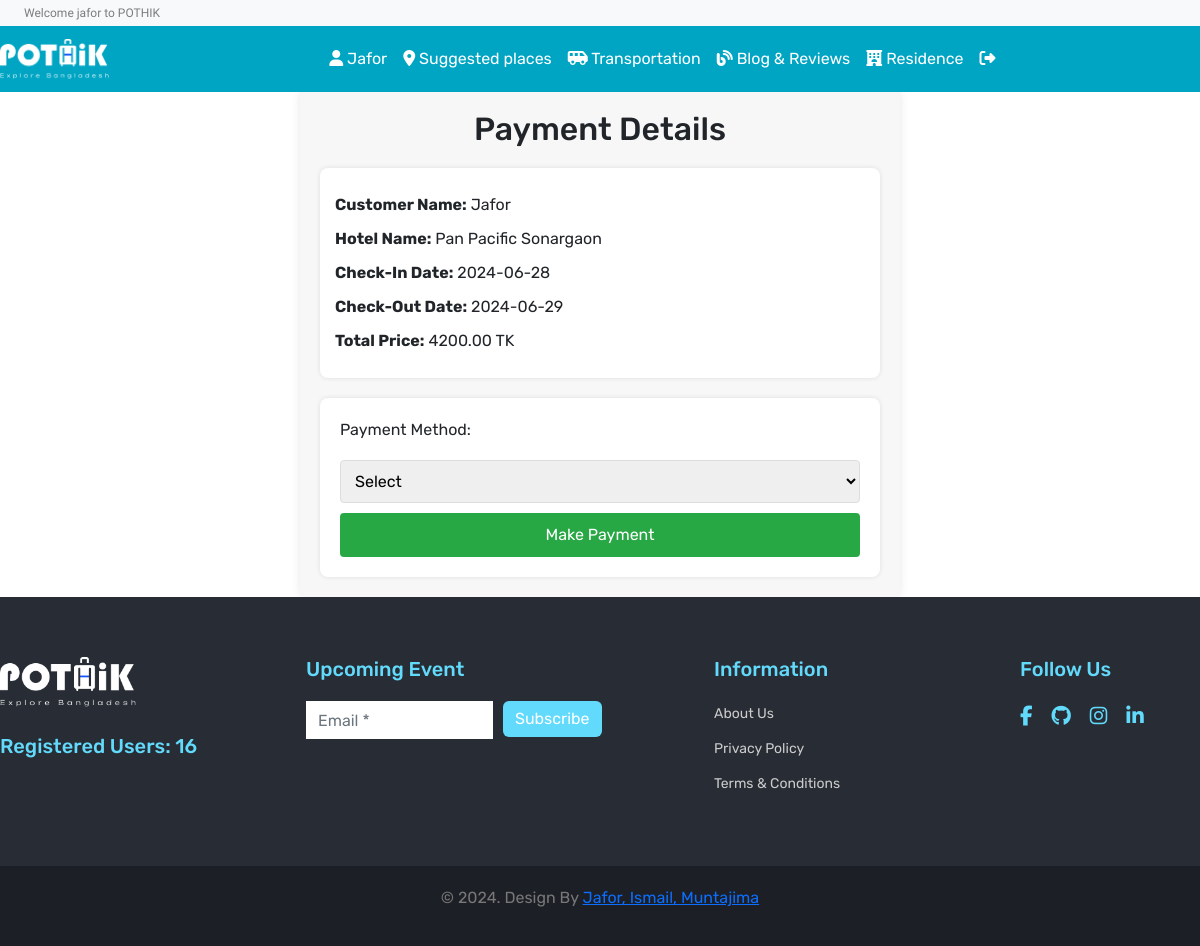
Screenshot of /paymenthotel.php?reservation_id=39 (signed in) with the database file from the repository.
### tables this page shows
CREATE TABLE `users` (
  `user_id` int(11) NOT NULL,
  `user_name` varchar(50) NOT NULL,
  `email` varchar(50) NOT NULL,
  `password` varchar(50) DEFAULT NULL,
  `number` text NOT NULL,
  `Fplace` varchar(20) NOT NULL,
  `address` varchar(50) NOT NULL,
  `verification_code` varchar(255) NOT NULL,
  `is_verify` int(10) NOT NULL DEFAULT 0
);

CREATE TABLE `reservations` (
  `reservation_id` int(11) NOT NULL,
  `user_id` int(255) NOT NULL,
  `hotel_id` int(255) NOT NULL,
  `check_in_date` date NOT NULL,
  `check_out_date` date NOT NULL,
  `total_price` decimal(10,2) NOT NULL
);

CREATE TABLE `hotel` (
  `hotel_id` int(255) NOT NULL,
  `name` varchar(255) NOT NULL,
  `location` varchar(255) NOT NULL,
  `availability_status` varchar(255) NOT NULL,
  `description` text NOT NULL,
  `rating` decimal(10,1) NOT NULL,
  `image_path` varchar(255) NOT NULL,
  `price` decimal(10,2) NOT NULL
);

### database/functions.php (called while the page is built, shortened)
<?php
function check_login($con)
{
	if(isset($_SESSION['user_id']))
	{
		$id = $_SESSION['user_id'];
		$query = "select * from users where user_id = '$id' limit 1";
		$result = mysqli_query($con,$query);
		if($result && mysqli_num_rows($result) > 0)
		{
			$user_data = mysqli_fetch_assoc($result);
			return $user_data;
		}
	}
	die;
}

### paymenthotel.php (the view, shortened to what this page needs)
<?php
include("header.php");
?>
<!DOCTYPE html>
<html lang="en">
<head>
</head>
<body>
<?php
if (isset($_GET['reservation_id'])) {
    $reservationId = intval($_GET['reservation_id']);
    $query = "SELECT
    reservations.*,
    hotel.name,
    hotel.price,
    users.user_name
FROM
    reservations
JOIN
    hotel
ON
    reservations.hotel_id = hotel.hotel_id
JOIN
    users
ON
    reservations.user_id = users.user_id
WHERE
    reservations.reservation_id = ?;";
    $stmt = $con->prepare($query);
    $stmt->bind_param("i", $reservationId);
    $stmt->execute();
    $result = $stmt->get_result();
    if ($result && $result->num_rows > 0) {
        $reservation = $result->fetch_assoc();
        $hotelName = $reservation['name'];
        $totalPrice = $reservation['total_price'];
        $checkIn = $reservation['check_in_date'];
        $checkOut = $reservation['check_out_date'];
        $user_name = $reservation['user_name'];
        echo "<div class='containe text-capitalize'>";
        echo "<h2>Payment Details</h2>";
        echo "<div class='details'>";
        echo "<p><b>Customer Name:</b> $user_name</p>";
        echo "<p><b>Hotel Name:</b> $hotelName</p>";
        echo "<p><b>Check-in Date:</b> $checkIn</p>";
        echo "<p><b>Check-out Date:</b> $checkOut</p>";
        echo "<p><b>Total Price:</b> $totalPrice TK</p>";
        echo "</div>";
        echo "<form id='payment_form' action='gpdf_pdf.php' method='post' class='payment-form'>";
        echo "<label for='payment_method'>Payment Method:</label>";
        echo "<select id='payment_method' name='payment_method' required class='payment-method-select'>";
        echo "<option value='' selected disabled>Select</option>";
        echo "</select>";
        echo "<input type='submit' value='Make Payment' class='payment-submit-btn'>";
        echo "</form>";
        echo "</div>";
    } else {
        echo "Reservation not found.";
    }
} else {
    echo "Invalid request.";
}
include("footer.php");
?>
</body>
</html>

### header.php (shortened to what this page needs)
<?php
include ("database/connection.php");
include ("database/functions.php");
$user_data = check_login($con);
?>
<!DOCTYPE html>
<html lang="en">
<head>
    <link href="https://cdn.jsdelivr.net/npm/bootstrap@5.2.1/dist/css/bootstrap.min.css" rel="stylesheet"
>
    <link rel="stylesheet" href="https://stackpath.bootstrapcdn.com/bootstrap/4.4.1/css/bootstrap.min.css"
>
    <link rel="stylesheet" href="https://cdnjs.cloudflare.com/ajax/libs/OwlCarousel2/2.3.4/assets/owl.carousel.min.css"
 />
    <link rel="stylesheet"
        href="https://cdnjs.cloudflare.com/ajax/libs/OwlCarousel2/2.3.4/assets/owl.theme.default.min.css"
 />
    <link rel="stylesheet" href="https://cdnjs.cloudflare.com/ajax/libs/font-awesome/5.13.0/css/all.min.css"
 />
    <link rel="stylesheet" href="https://cdnjs.cloudflare.com/ajax/libs/font-awesome/6.2.1/css/all.min.css">
    <link href="https://cdn.jsdelivr.net/npm/bootstrap@5.2.3/dist/css/bootstrap.min.css" rel="stylesheet"
>
    <link href="https://cdn.jsdelivr.net/npm/bootstrap@5.2.0-beta1/dist/css/bootstrap.min.css" rel="stylesheet"
>
    <link rel="stylesheet" href="style.css">
    <?php
    require ('functions.php');
    ?>
</head>
<body>
    <header id="header" class="fixed-top">
        <div class="strip d-flex justify-content-between px-4 py-1 bg-light shadow-sm">
            <p class="font-rale font-size-12 text-black-50 m-0 welcome-text">
                Welcome <?php echo $user_data['user_name']; ?> to POTHIK
            </p>
        </div>
        <nav class="navbar navbar-expand-lg navbar-dark color-second-bg">
            <a class="navbar-brand" href="./index.php">
                <img src="assets/icons/pothik 2.png" alt="POTHIK Logo" height="40px" class="animated-logo">
            </a>
            <div class="collapse navbar-collapse" id="navbarNav">
                <ul class="navbar-nav m-auto font-rubik">
                <li class="nav-item active">
                        <a class="nav-link text-capitalize hover-effect" href="./profile.php">
                        <i class="fa-solid fa-user"></i> <?php echo $user_data['user_name']; ?>
                        </a>
                    </li>
                    <li class="nav-item active">
                        <a class="nav-link hover-effect" href="./sugPlace.php"><i class="fa-solid fa-location-dot"></i>
                            Suggested places</a>
                    </li>
                    <li class="nav-item active">
                        <a class="nav-link hover-effect" href="./bus.php"><i class="fa-solid fa-van-shuttle"></i>
                            Transportation</a>
                    </li>
                    <li class="nav-item active">
                        <a class="nav-link hover-effect" href="./blog.php"><i class="fa-solid fa-blog"></i> Blog &
                            Reviews</a>
                    </li>
                    <li class="nav-item active">
                        <a class="nav-link hover-effect" href="./home.php"><i class="fa-solid fa-hotel"></i>
                            Residence</a>
                    </li>
                    <li class="nav-item active">
                        <a class="nav-link text-capitalize hover-effect" href="./logout.php">
                        <i class="fa-solid fa-right-from-bracket"></i>
                        </a>
                    </li>
                </ul>
            </div>
        </nav>
    </header>
</body>

### style.css (style rules this page uses)
.font-rale { font-family: "Raleway", cursive; }
.font-rubik { font-family: "Rubik", cursive; }
.font-size-12 { font-size: 12px; }
.color-second-bg { background: #00A5C4; }

### header.php (style rules this page uses)
body { font-family: 'Rubik', sans-serif; padding-top: 90px; }
.fixed-top { position: fixed; top: 0; width: 100%; z-index: 1030; }
.hover-effect { position: relative; color: white; transition: color 0.3s ease-in-out, transform 0.3s ease-in-out; }
.hover-effect::after { content: ''; position: absolute; width: 0%; height: 2px; background-color: #fff; left: 50%; bottom: -5px; transition: width 0.3s ease-in-out, left 0.3s ease-in-out; }
.navbar { transition: background-color 0.5s ease, box-shadow 0.5s ease; }
.animated-logo { animation: logo-pulse 3s infinite; }
.collapse { animation: slide-in 0.5s ease; }
.welcome-text { animation: text-fade-in 2s ease; }

### paymenthotel.php (style rules this page uses)
.containe { max-width: 600px; margin: auto; padding: 20px; background-color: #f7f7f7; border-radius: 8px; box-shadow: 0 0 10px rgba(0,0,0,0.1); }
h2 { text-align: center; margin-bottom: 20px; }
.details { background-color: #ffffff; padding: 15px; border-radius: 8px; margin-bottom: 20px; box-shadow: 0 0 5px rgba(0,0,0,0.1); }
.details p { margin: 10px 0; font-size: 16px; }
.payment-form { background-color: #ffffff; padding: 20px; border-radius: 8px; box-shadow: 0 0 5px rgba(0,0,0,0.1); }
.payment-method-select, .payment-input { width: 100%; padding: 10px; margin: 10px 0; border: 1px solid #ddd; border-radius: 4px; }
.payment-submit-btn { width: 100%; padding: 10px; background-color: #28a745; color: white; border: none; border-radius: 4px; cursor: pointer; font-size: 16px; }

### rows the page displays
users: user_name "jafor", user_name "Jafor"
reservations: user.user_name "Jafor", hotel.name "Pan Pacific Sonargaon", check_in_date "2024-06-28", check_out_date "2024-06-29", total_price "4200.00"

### other values shown
$total_users "16"
